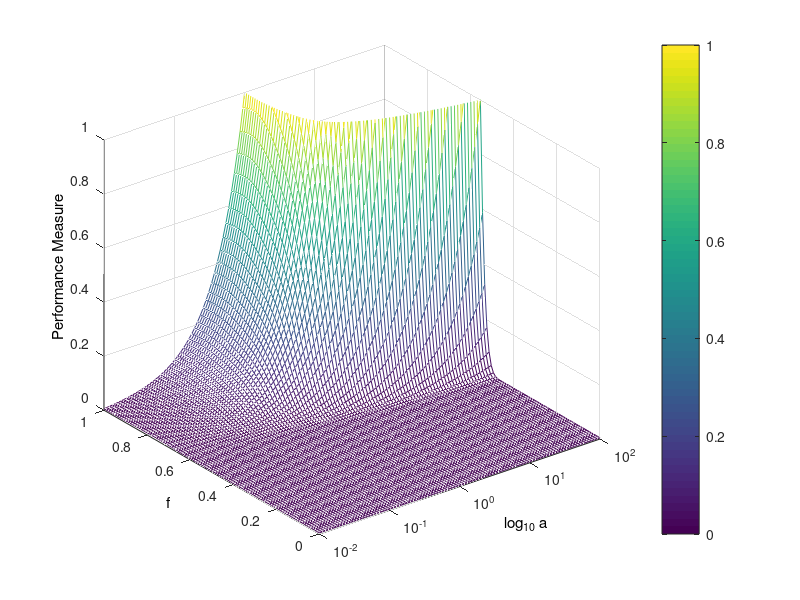

Reproduce this figure in MATLAB.
m = 0;
deltax = 0.0001;
deltat = 0.1;

% Need to determine the evolved time
% Need to determine the a value of step size a

T = 10.0;
X = 2.0;
x = linspace(0,X,X/deltax+1);
t = linspace(0,T,T/deltat);


N = 100;
omega = 2*pi;
sinu = @(a,b,omega,x) a.*sin(b.*omega*x);
s1 = @(x) sinu(1,1,omega,x);


mypm = zeros(100,100);
myA = logspace(-2,2,100);
myF = linspace(0,1,100);
a = 1./omega.^2;


for i = 1:100
    for j = 1:100
        A = myA(j);
        F = myF(i);
        s2 = @(x) sinu(A,F,omega,x);
        s = @(x) s1(x) + s2(x);
        % imf = (1-exp(-a*omega.^2*T)).^N*s1(x) + ...
        % (1-exp(-a*F.^2*omega.^2*T)).^N*s2(x);


        imf = exp(-N*exp(-a*omega.^2*T))*s1(x) + ...
        exp(-N*exp(-a*F.^2*omega.^2*T))*s2(x);


        % Performance Measure 1
        % pm = norm(imf - s1(x)) ./ norm(s2(x));

        % Performance Measure 2
        pm = norm(imf - s1(x)) ./ norm(s1(x));

        % Performance Measure 3
        % pm = norm(imf.*s1(x)) ./ norm(s1(x).^2);
        
        
        mypm(i,j) = pm;
    end
end


[A,F] = meshgrid(myA,myF);
% imf = (1-exp(-a*omega.^2*T)).^N*s1(x) + ...
% (1-exp(-a*F.^2*omega.^2*T)).^N*s2(x);
% PM = norm(imf - s1(x)) ./ norm(s2(x));

% imagesc(mypm);
figure;
mesh(A,F,mypm)
set(gca,'XScale','log');
set(get(gca,'XLabel'),'String','log_{10} a')
set(get(gca,'YLabel'),'String','f')
set(get(gca,'ZLabel'),'String','Performance Measure')
zlim([0,1]);
caxis([0,1]);

% zlim([0.5,4]);
% caxis([0.5,4]);
colorbar()

